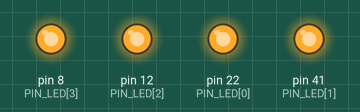
A sketch run on a simulated Arduino Mega 2560, built with avr-gcc and run on an emulated ATmega2560. On the bench: output pins drawn as LEDs (lit = HIGH).

Above: at 0.1 s.
Timing chart, 0 to 1.6 s (numbered marks = the images above):
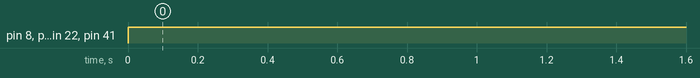

Measured:
- by itself, pin 8 (PIN_LED[3]), pin 12 (PIN_LED[2]), pin 22 (PIN_LED[0]), pin 41 (PIN_LED[1]): LOW → HIGH at 0.00 s

The sketch:

ball_read.ino
```cpp
// /*
//   Sensor Mapping
//     Sensor  Angle Pin Port
//     S1      0     A3  C3
//     S2            A2  C2
//     S3            A1  C1
//     S4            A0  C0
//     S5      90    13  B5
//     S6            12  B4
//     S7            11  B3
//     S8            10  B2
//     S9      180   9   B1
//     S10           8   B0
//     S11           7   D7
//     S12           6   D6
//     S13     270   5   D5
//     S14           4   D4
//     S15           3   D3
//     S16           2   D2
//     loop cycle duration: 3.2 millis
// */

int PIN_LED[4] = {22, 41, 12, 8};
// int PIN_SENSOR[16] = {35, 34, 39, 36, 19, 18, 5, 4, 2, 15, 14, 27, 26, 25, 33, 32};

// #define TX 17
// #define RX 16

// #define NCYCLES 700  //350
// #define BROKEN ((NCYCLES * 86) / 100)
// #define TOO_LOW ((NCYCLES * 17) / 100)

// float SENSOR_X[16];
// float SENSOR_Y[16];

// int timesSeen[16];
// int angle = 0, distance = 0;

// HardwareSerial BallSerial(2);
// static unsigned long sendTimer = 0;

void setup() {
  // delay(1000);

  // Serial.begin(57600);
  // Serial2.begin(57600);
  // BallSerial.begin(57600, SERIAL_8N1, RX, TX);

  // for(int i=0; i<16; i++) {
  //   pinMode(PIN_SENSOR[i], INPUT);
  // }
  pinMode(26, INPUT);

  for(int i=0; i<4; i++) {
    pinMode(PIN_LED[i], OUTPUT);
  }

  // for (int i = 0; i < 16; i++) {
  //   SENSOR_X[i] = cos((22.5 * PI / 180) * i);
  //   SENSOR_Y[i] = sin((22.5 * PI / 180) * i);
  // }
}

void loop() {
  digitalWrite(PIN_LED[0], HIGH);
  digitalWrite(PIN_LED[1], HIGH);
  digitalWrite(PIN_LED[2], HIGH);
  digitalWrite(PIN_LED[3], HIGH);
  // if (millis() - sendTimer > 40) {
  //   readBallInterpolation();
  //   // printCounters();
  //   // printBall();
  //   sendDataInterpolation();

  //   sendTimer = millis();
  //   // digitalWrite(PIN_LED[2], !digitalRead(PIN_LED[1]));
  // }
}

// void readBallInterpolation() {
//   for (int i=0; i<16; i++) {
//     timesSeen[i] = 0;
//   }

//   for (int i=0; i<NCYCLES; i++) {
//     for (int j=0; j<16; j++) {
//       timesSeen[j] += digitalRead(PIN_SENSOR[j]);
//     }
//   }

//   for (int i=0; i<16; i++) {
//     timesSeen[i] = NCYCLES - timesSeen[i];
//     if (timesSeen[i] > BROKEN || timesSeen[i] < TOO_LOW) timesSeen[i] = 0;
//   }

//   int maxSensorValue = 0;
//   for (int i=0; i<16; i++) {
//     maxSensorValue = max(maxSensorValue, timesSeen[i]);
//   }

//   //CHECK WHAT TO USE
//   float x=0, y=0;
//   float xTemp1=0, yTemp1=0;
//   float xTemp2=0, yTemp2=0;
//   for (int i=0; i<16; i++) {
//     x += SENSOR_X[i] * timesSeen[i];
//     y += SENSOR_Y[i] * timesSeen[i];
//   }

//   angle = atan2(y, x) * 180 / PI;
//   angle = ((int)(angle + 360)) % 360;

//   //distance is 0 when not seeing ball
//   distance = maxSensorValue;

//   digitalWrite(PIN_LED[3], distance);
// }

// void sendDataInterpolation() {
//   String sendAngle = String(angle);
//   if (sendAngle.length() == 1) sendAngle = "00" + sendAngle;
//   if (sendAngle.length() == 2) sendAngle = "0" + sendAngle;

//   String sendDistance = String(distance);
//   if (sendDistance.length() == 1) sendDistance = "00" + sendDistance;
//   if (sendDistance.length() == 2) sendDistance = "0" + sendDistance;

//   String toSend = "B" + sendAngle + "-" + sendDistance + "b";
//   // Serial.print(toSend);
//   BallSerial.print(toSend);
// }

// void printBall() {
//   Serial.print("Angle = ");
//   Serial.print(angle);

//   Serial.print(" | Distance = ");
//   Serial.println(distance);
// }

// void printCounters() {
//   for (int i=0; i<16; i++) {
//     Serial.print("Sensor[");
//     Serial.print(i);
//     Serial.print("] = ");
//     Serial.println(timesSeen[i]);
//   }
//   Serial.println("----------------------------");
// }

// void blink() {
//   for (int i=0; i<4; i++) {
//     digitalWrite(PIN_LED[i], HIGH);
//   }
//   delay(1000);

//   for (int i=0; i<4; i++) {
//     digitalWrite(PIN_LED[i], LOW);
//   }
//   delay(1000);
// }
```
